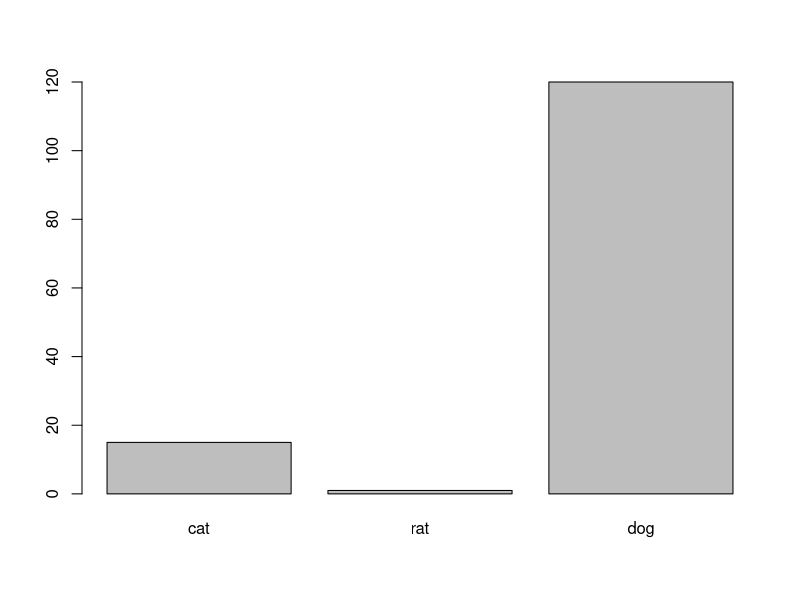

The R source for this figure:
## ---- chunk 1

## ---- chunk 2
animals <- c("cat", "rat", "dog") #we used the "c" function to store these words in a vector called "animals", which describes a collection or list of items we want to work with. In this case the vector consists of strings, or words, seen within quotation marks.
weights <- c(15, 1, 120) 
animals[c(1,3)] #here we are indexing the 1st and 3rd items in the animal vector, which are "cat" = 1st, and "dog" = 3rd.
## ---- chunk 3
barplot(names.arg=animals, height=weights)
